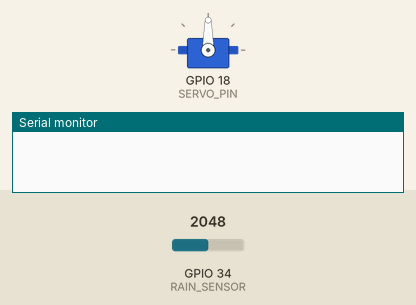
A sketch run on a simulated ESP32. Parts: servo, the last lines printed to the serial monitor. The test bench sets the inputs (shaded band); at power-on: GPIO 34 (RAIN_SENSOR) = 2048. WiFi joins after 1.5 s; servers stay silent unless stated.

Above: at 0.1 s.
At 2.9 s:
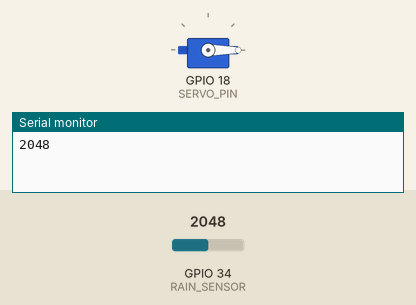
Timing chart, 0 to 4.4 s (numbered marks = the images above):
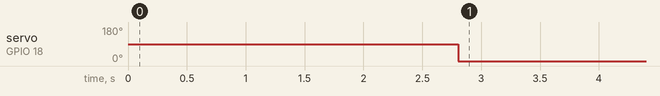

Measured:
- by itself, servo on GPIO 18 (SERVO_PIN): 90° → 0° at 2.8 s

The sketch:

Rain_System.ino
```cpp
#define BLYNK_TEMPLATE_ID "TEMPLATE_ID"
#define BLYNK_TEMPLATE_NAME "Rain Water Detection "
#define BLYNK_AUTH_TOKEN "BLYNK_AUTH_TOKEN"
#include <WiFi.h>
#include <BlynkSimpleEsp32.h>
#include <ESP32Servo.h>
char ssid[] = "WiFi Name";
char pass[] = "Password";
#define RAIN_SENSOR 34
#define SERVO_PIN 18
Servo myServo;
BlynkTimer timer;
void sendSensor()
{
  int rainValue = analogRead(RAIN_SENSOR);
  Serial.println(rainValue);

  Blynk.virtualWrite(V2, rainValue);

  if (rainValue < 2000) {
    myServo.write(90);// Close window
    Blynk.virtualWrite(V0, 1);
  } else {
    myServo.write(0);   // Open window
    Blynk.virtualWrite(V0, 0);
  }
}
void setup()
{
  Serial.begin(115200);
  myServo.attach(SERVO_PIN);

  Blynk.begin(BLYNK_AUTH_TOKEN, ssid, pass);

  timer.setInterval(1000L, sendSensor);
}

void loop()
{
  Blynk.run();
  timer.run();
}
```
